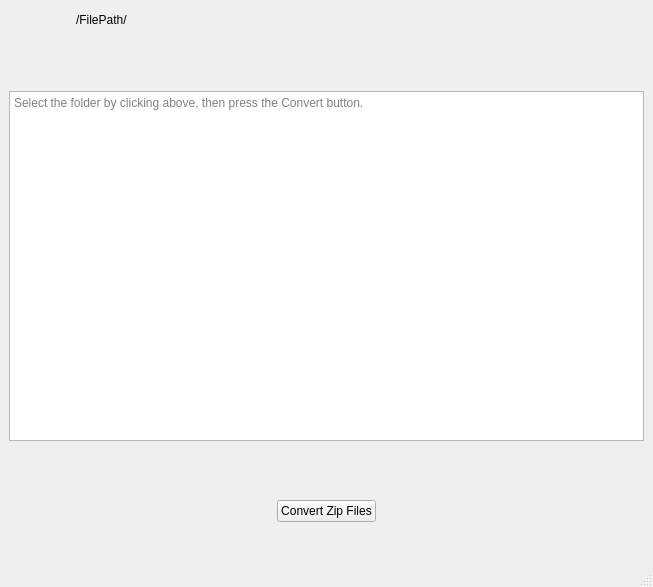
<?xml version="1.0" encoding="UTF-8"?>
<ui version="4.0">
 <class>zipRenamerMainWindow</class>
 <widget class="QMainWindow" name="zipRenamerMainWindow">
  <property name="geometry">
   <rect>
    <x>0</x>
    <y>0</y>
    <width>653</width>
    <height>587</height>
   </rect>
  </property>
  <property name="windowTitle">
   <string>MainWindow</string>
  </property>
  <widget class="QWidget" name="centralwidget">
   <layout class="QGridLayout" name="gridLayout">
    <item row="0" column="0">
     <layout class="QVBoxLayout" name="verticalLayout">
      <item>
       <layout class="QHBoxLayout" name="horizontalLayout_3">
        <item>
         <spacer name="horizontalSpacer_4">
          <property name="orientation">
           <enum>Qt::Horizontal</enum>
          </property>
          <property name="sizeType">
           <enum>QSizePolicy::Fixed</enum>
          </property>
          <property name="sizeHint" stdset="0">
           <size>
            <width>10</width>
            <height>20</height>
           </size>
          </property>
         </spacer>
        </item>
        <item>
         <widget class="QPushButton" name="rootFolderSelectButton">
          <property name="sizePolicy">
           <sizepolicy hsizetype="Fixed" vsizetype="Fixed">
            <horstretch>0</horstretch>
            <verstretch>0</verstretch>
           </sizepolicy>
          </property>
          <property name="maximumSize">
           <size>
            <width>40</width>
            <height>35</height>
           </size>
          </property>
          <property name="toolTip">
           <string extracomment="Root Folder"/>
          </property>
          <property name="text">
           <string/>
          </property>
          <property name="icon">
           <iconset resource="zipRenamerResources.qrc">
            <normaloff>:/images/images/folder-icon.png</normaloff>:/images/images/folder-icon.png</iconset>
          </property>
          <property name="iconSize">
           <size>
            <width>50</width>
            <height>35</height>
           </size>
          </property>
          <property name="flat">
           <bool>true</bool>
          </property>
         </widget>
        </item>
        <item>
         <spacer name="horizontalSpacer_5">
          <property name="orientation">
           <enum>Qt::Horizontal</enum>
          </property>
          <property name="sizeType">
           <enum>QSizePolicy::Fixed</enum>
          </property>
          <property name="sizeHint" stdset="0">
           <size>
            <width>10</width>
            <height>20</height>
           </size>
          </property>
         </spacer>
        </item>
        <item>
         <widget class="QPushButton" name="currentRootFilePathLabel">
          <property name="styleSheet">
           <string notr="true">text-align: left;</string>
          </property>
          <property name="text">
           <string>/FilePath/</string>
          </property>
          <property name="flat">
           <bool>true</bool>
          </property>
         </widget>
        </item>
        <item>
         <spacer name="horizontalSpacer_7">
          <property name="orientation">
           <enum>Qt::Horizontal</enum>
          </property>
          <property name="sizeType">
           <enum>QSizePolicy::Expanding</enum>
          </property>
          <property name="sizeHint" stdset="0">
           <size>
            <width>10</width>
            <height>20</height>
           </size>
          </property>
         </spacer>
        </item>
       </layout>
      </item>
      <item>
       <spacer name="verticalSpacer_3">
        <property name="orientation">
         <enum>Qt::Vertical</enum>
        </property>
        <property name="sizeType">
         <enum>QSizePolicy::MinimumExpanding</enum>
        </property>
        <property name="sizeHint" stdset="0">
         <size>
          <width>20</width>
          <height>5</height>
         </size>
        </property>
       </spacer>
      </item>
      <item>
       <widget class="QPlainTextEdit" name="textOutputUI">
        <property name="minimumSize">
         <size>
          <width>0</width>
          <height>350</height>
         </size>
        </property>
        <property name="placeholderText">
         <string>Select the folder by clicking above, then press the Convert button.</string>
        </property>
       </widget>
      </item>
      <item>
       <spacer name="verticalSpacer_2">
        <property name="orientation">
         <enum>Qt::Vertical</enum>
        </property>
        <property name="sizeType">
         <enum>QSizePolicy::MinimumExpanding</enum>
        </property>
        <property name="sizeHint" stdset="0">
         <size>
          <width>20</width>
          <height>5</height>
         </size>
        </property>
       </spacer>
      </item>
      <item>
       <layout class="QHBoxLayout" name="horizontalLayout">
        <item>
         <spacer name="horizontalSpacer">
          <property name="orientation">
           <enum>Qt::Horizontal</enum>
          </property>
          <property name="sizeHint" stdset="0">
           <size>
            <width>40</width>
            <height>20</height>
           </size>
          </property>
         </spacer>
        </item>
        <item>
         <widget class="QPushButton" name="convertButton">
          <property name="text">
           <string>Convert Zip Files</string>
          </property>
         </widget>
        </item>
        <item>
         <spacer name="horizontalSpacer_2">
          <property name="orientation">
           <enum>Qt::Horizontal</enum>
          </property>
          <property name="sizeHint" stdset="0">
           <size>
            <width>40</width>
            <height>20</height>
           </size>
          </property>
         </spacer>
        </item>
       </layout>
      </item>
      <item>
       <layout class="QHBoxLayout" name="horizontalLayout_2">
        <item>
         <widget class="QPushButton" name="helpSelectUI">
          <property name="sizePolicy">
           <sizepolicy hsizetype="Fixed" vsizetype="Fixed">
            <horstretch>0</horstretch>
            <verstretch>0</verstretch>
           </sizepolicy>
          </property>
          <property name="maximumSize">
           <size>
            <width>40</width>
            <height>35</height>
           </size>
          </property>
          <property name="toolTip">
           <string extracomment="Root Folder"/>
          </property>
          <property name="text">
           <string/>
          </property>
          <property name="icon">
           <iconset resource="zipRenamerResources.qrc">
            <normaloff>:/images/images/questionMark.png</normaloff>:/images/images/questionMark.png</iconset>
          </property>
          <property name="iconSize">
           <size>
            <width>50</width>
            <height>35</height>
           </size>
          </property>
          <property name="flat">
           <bool>true</bool>
          </property>
         </widget>
        </item>
        <item>
         <spacer name="horizontalSpacer_3">
          <property name="orientation">
           <enum>Qt::Horizontal</enum>
          </property>
          <property name="sizeHint" stdset="0">
           <size>
            <width>40</width>
            <height>20</height>
           </size>
          </property>
         </spacer>
        </item>
        <item>
         <widget class="QPushButton" name="preferencesSelectButton">
          <property name="sizePolicy">
           <sizepolicy hsizetype="Fixed" vsizetype="Fixed">
            <horstretch>0</horstretch>
            <verstretch>0</verstretch>
           </sizepolicy>
          </property>
          <property name="maximumSize">
           <size>
            <width>40</width>
            <height>35</height>
           </size>
          </property>
          <property name="toolTip">
           <string extracomment="Root Folder"/>
          </property>
          <property name="text">
           <string/>
          </property>
          <property name="icon">
           <iconset resource="zipRenamerResources.qrc">
            <normaloff>:/images/images/gearIcon.png</normaloff>:/images/images/gearIcon.png</iconset>
          </property>
          <property name="iconSize">
           <size>
            <width>50</width>
            <height>35</height>
           </size>
          </property>
          <property name="flat">
           <bool>true</bool>
          </property>
         </widget>
        </item>
       </layout>
      </item>
     </layout>
    </item>
   </layout>
  </widget>
  <widget class="QStatusBar" name="zipStatusBarUI">
   <property name="font">
    <font>
     <pointsize>14</pointsize>
     <weight>75</weight>
     <bold>true</bold>
    </font>
   </property>
   <property name="styleSheet">
    <string notr="true">color: red </string>
   </property>
  </widget>
 </widget>
 <resources>
  <include location="zipRenamerResources.qrc"/>
 </resources>
 <connections/>
</ui>
